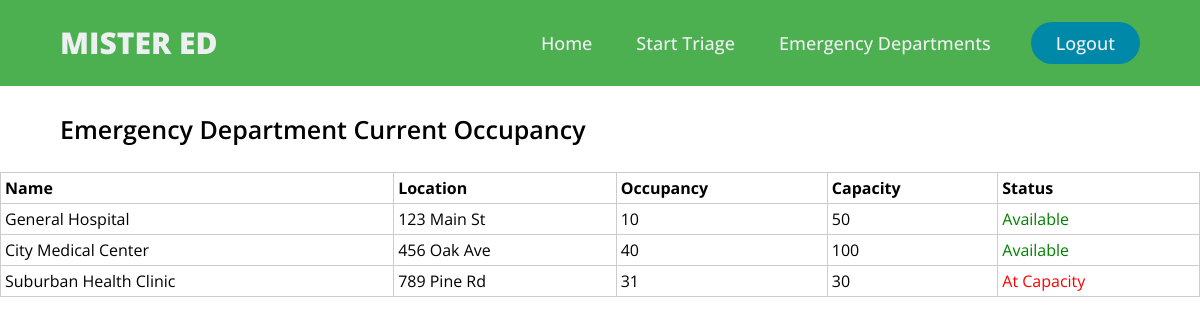
/emergency_departments (signed in), run on the app's committed database.
### app.py (models this page shows)
class EmergencyRoom(db.Model):
    id = db.Column(db.Integer, primary_key=True)
    name = db.Column(db.String(50), nullable=False)
    location = db.Column(db.String(100), nullable=False)
    capacity = db.Column(db.Integer, nullable=False)
    current_occupancy = db.Column(db.Integer, nullable=False)

### app.py (the view)
@app.route('/emergency_departments', methods=['GET', 'POST'])
@login_required
def emergency_departments():
    ed = EmergencyRoom.query.all()
    return render_template('emergency_departments.html', ed=ed)

### app.py (called while the page is built)
@login_manager.user_loader
def load_user(user_id):
    return User.query.get(int(user_id)) #user class is our database

### templates/emergency_departments.html (shortened to what this page needs)
<!DOCTYPE html>
<html lang="en">
    <head>
        <link rel="stylesheet" href="{{ url_for('static', filename='ed.css') }}">
    </head>
    <body>
        <header>
                <div class="logo">
                    <a href="{{url_for('dashboard')}}">MISTER ED</a>
                </div>
                <nav>
                    <ul class="nav_links">
                        <li><a href="{{url_for('dashboard')}}">Home</a></li>
                        <li><a href="#">Start Triage</a></li>
                        <li><a href="{{url_for('emergency_departments')}}">Emergency Departments</a></li>
                    </ul>
                </nav>
                <a class="logout" href="{{url_for('logout')}}"><button>Logout</button></a>
        </header>
        <div class="table-title">
            <a>Emergency Department Current Occupancy</a>
        </div>
        <table>
            <thead>
                <tr>
                    <th>Name</th>
                    <th>Location</th>
                    <th>Occupancy</th>
                    <th>Capacity</th>
                    <th>Status</th>
                </tr>
            </thead>
            <tbody>
                {% for emergency in ed %}
                    <tr>
                        <td>{{ emergency.name }}</td>
                        <td>{{ emergency.location }}</td>
                        <td>{{ emergency.current_occupancy }}</td>
                        <td>{{ emergency.capacity }}</td>
                        <td>
                            {%if emergency.current_occupancy >= emergency.capacity %}
                            <span style="color: red;">At Capacity</span>
                            {% else %}
                            <span style="color: green;">Available</span>
                            {% endif %}
                        </td>
                    </tr>
                {% endfor %}
            </tbody>
        </table>
    </body>
</html>

### static/ed.css (style rules this page uses)
* { box-sizing: border-box; margin: 0; padding: 0; }
li, a, button { font-family: "Open Sans"; font-weight: 500; font-size: 18px; color: #edf0f1; text-decoration: none; }
header { background-color: #4CAF50; display: flex; justify-content: flex-end; align-items: center; padding: 18px 5%; }
.logo { cursor: pointer; margin-right: auto; }
.logo a { line-height: 50px; font-weight: 1000; font-size: 30px; }
.nav_links { list-style: none; }
.nav_links li { display: inline; padding: 0px 20px; }
.nav_links li a { transition: all 0.3s ease 0s; }
button { margin-left: 20px; padding: 9px 25px; background-color: rgba(0, 136, 169, 1); border: none; border-radius: 50px; cursor: pointer; transition: all 0.3s ease 0s; }
.table-title { display: flex; justify-content: left; padding: 18px 5%; }
.table-title a { color: black; line-height: 50px; font-weight: 600; font-size: 25px; }
table { border-collapse: collapse; width: 100%; }
th, td { font-family: 'Open Sans'; border: 1px solid #ccc; padding: 0.25rem; text-align: left; }

### data on the page
EmergencyRoom: name "General Hospital", location "123 Main St", current_occupancy "10", capacity "50", shows "Available"
EmergencyRoom: name "City Medical Center", location "456 Oak Ave", current_occupancy "40", capacity "100", shows "Available"
EmergencyRoom: name "Suburban Health Clinic", location "789 Pine Rd", current_occupancy "31", capacity "30", shows "At Capacity"
